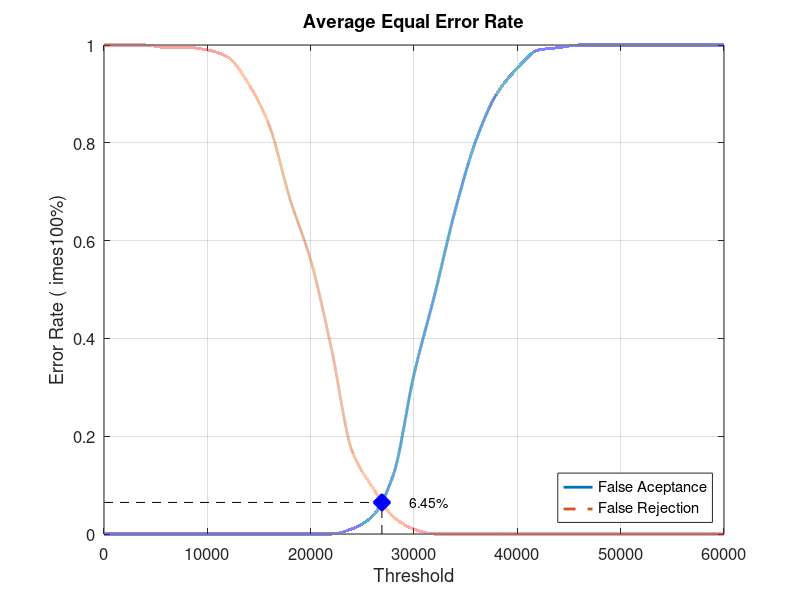
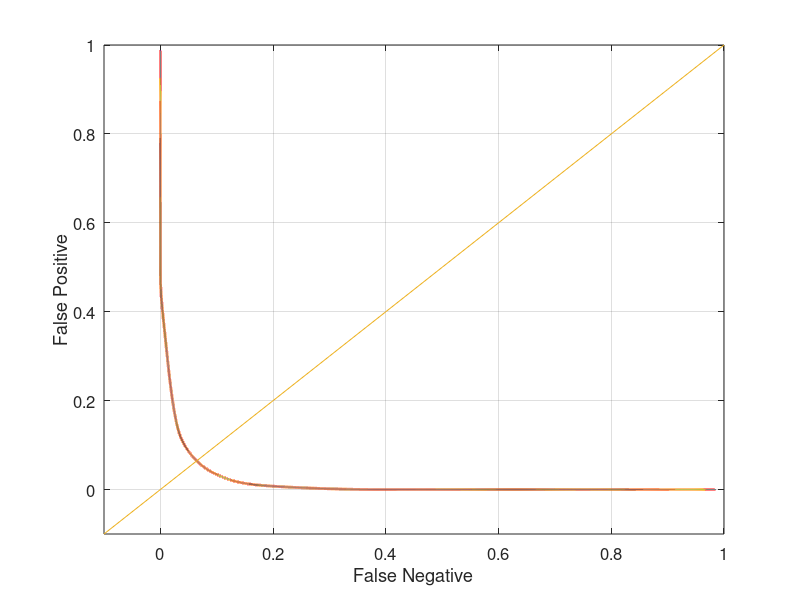

Recreate these plots in MATLAB, in order.
close all;
clear;
clc;
x = 0:2000:60000;
xq = 0:0.5:60000;

y0 = [0 0 0 0 0 0 0 0 0 0 0 0 0.0105263 0.0368421 0.121053 0.326316 0.489474 0.663158 0.805263 0.9 0.952632 0.989474 0.994737 1 1 1 1 1 1 1 1]
yy0 = interp1(x, y0, xq, 'pchip');
y1 = [1 1 1 0.995 0.995 0.99 0.975 0.92 0.835 0.685 0.56 0.38 0.17 0.095 0.035 0.01 0 0 0 0 0 0 0 0 0 0 0 0 0 0 0]
yy1 = interp1(x, y1, xq, 'pchip');

% Calculating EER: 
y2 = abs(y0 - y1);
find(y2 == min(y2))
yy2 = abs(yy0 - yy1);
xEER = find(yy2 == min(yy2));
xEERIndex = xq(xEER) % X-axis EER
yEER = yy0(xEER) % Y-axis EER

main = figure
plot(xq, yy0,'-','LineWidth', 2);	hold on
plot(xq, yy1,'--','LineWidth', 2);	hold on
plot([xEERIndex xEERIndex], [0 yEER], 'k--');	hold on
plot([0 xEERIndex], [yEER yEER], 'k--');	hold on
plot(xEERIndex, yEER, 'bx', 'LineWidth', 10);	hold on
text(xEERIndex + 10 * xEERIndex / 100, yEER, [num2str(round((10000 * yEER)) / 100) '%'])
legend('False Aceptance', 'False Rejection', 'Location', 'SouthEast')
xlabel('Threshold')
ylabel('Error Rate (	imes100%)')
title('Average Equal Error Rate')
set(gca, 'FontSize', 12)
axis([0 60000 0 1])
grid on

print(main, 'Database4_4Main', '-dpng');
FNRxFPR = figure('Color', [1 1 1]);
plot(yy1, yy0, '-', yy1, yy0, 'LineWidth', 2);
hold on
y = -0.1:0.1:1
plot(y, y); 
set(gca, 'FontSize', 12)
xlabel('False Negative')
ylabel('False Positive')
axis([-0.1 1 -0.1 1])
set(gca, 'FontSize', 12)
grid on

print(FNRxFPR, 'Database4_4FNRxFPR','-dpng');
